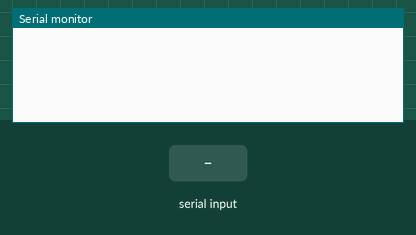
A sketch run on a simulated Arduino Uno, built with avr-gcc and run on an emulated ATmega328P. Parts: the last lines printed to the serial monitor. Inputs (shaded band) come from the test bench.

Above: at 1.2 s.
1.3 s: "OUT 1\n" received over Serial
At 2.5 s:
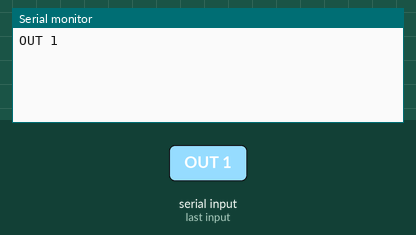
2.8 s: "OUT 150\n" received over Serial
At 3.8 s:
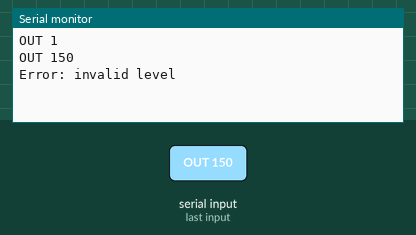
4.3 s: "PULSE 1\n" received over Serial
At 4.9 s:
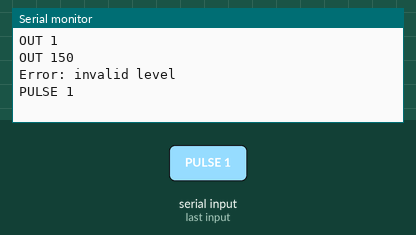
5.8 s: "IN 1\n" received over Serial
At 7.0 s:
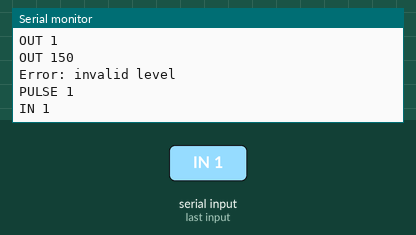
7.3 s: "OUT\n" received over Serial
At 8.5 s:
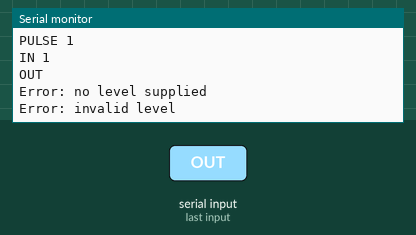
8.8 s: "PULSE\n" received over Serial
At 9.7 s:
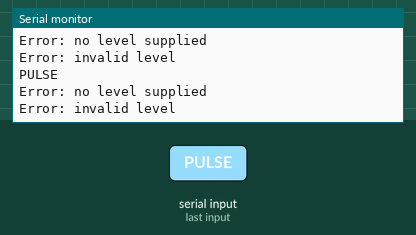

Measured:
- after the input at 1.3 s, the serial monitor: prints a new line at once (image 1)
- after the input at 2.8 s, the serial monitor: prints a new line at once (image 2)
- after the input at 4.3 s, the serial monitor: prints a new line at once (image 3)
- after the input at 5.8 s, the serial monitor: prints a new line at once (image 4)
- after the input at 7.3 s, the serial monitor: prints a new line at once (image 5)
- after the input at 8.8 s, the serial monitor: prints a new line at once (image 6)

The sketch:

TriggerDino.ino
```cpp
#define MAX_ANALOG 7
#define MAX_DIGITAL 13
struct PinType {
	char type;
	int number;
};

struct LevelPin {
	char polarity;
	struct PinType pin;
};
struct PWMPin {
	int dutycycle;
	struct PinType pin;
};
struct PulsePin {
	int firstPolarity;
	int secondPolarity;
	long firstHalf;
	long secondHalf;
	char state;
	int repeat;
	int currRepeat;
	unsigned long start;
	struct PinType pin;
	struct PulsePin *next;
};

struct PulsePin *pulsePinList=NULL;

int read_line(char* buffer, int bufsize)
{
	for (int index = 0; index < bufsize; index++) {
		// Wait until characters are available
		while (Serial.available() == 0) {
		}

		char ch = Serial.read(); // read next character
		Serial.print(ch); // echo it back: useful with the serial monitor (optional)
		// jwd may want to check for other chars since \n didn't work
		if ((ch == '\r')||(ch == '\n') ) {
			buffer[index] = 0; // end of line reached: null terminate string
			Serial.println(ch); // echo it back: useful with the serial monitor (optional)
			return index; // success: return length of string (zero if string is empty)
		}

		buffer[index] = ch; // Append character to buffer
	}

	// Reached end of buffer, but have not seen the end-of-line yet.
	// Discard the rest of the line (safer than returning a partial line).

	char ch;
	do {
		Serial.print("clearning buffer ");
		// Wait until characters are available
		while (Serial.available() == 0) {
		}
		ch = Serial.read(); // read next character (and discard it)
		Serial.print(ch); // echo it back
	} while (ch != '\n');

	buffer[0] = 0; // set buffer to empty string even though it should not be used
	return -1; // error: return negative one to indicate the input was too long
}

const int LINE_BUFFER_SIZE = 80; // max line length is one less than this

void setup() {
	Serial.begin(57600);
}

int getPin(char *str, struct PinType *pin) {
	char pinString[3];
	int rc=0;
	if (str == NULL) {
		rc = -1;
	}
	else if ((str[0] != 'A') && (str[0] != 'D')) {
		/* must specifiy analog or digital */
		rc = -1;
	}
	else {
		pin->type=str[0];
		strncpy(pinString,&str[1],sizeof(pinString)-1);
		pin->number=atoi(pinString);
		if ((pin->type == 'D') && ((pin->number < 0) || (pin->number > MAX_DIGITAL))){
			Serial.println("Digital pin out of range");
			rc=-1;
		}
		else if ((pin->type == 'A') && ((pin->number < 0) || (pin->number > MAX_ANALOG))){
			Serial.println("Analog pin out of range");
			rc=-1;
		}
	}

	return rc;
}
int  validateLevel(char *str){
	int rc = 0;
	if (str == NULL) {
		Serial.println("Error: no level supplied");
		rc = -1;
	}
	else {
		rc = atoi(str);
		//Serial.println(rc);
	}
	if ((rc != 0) && (rc !=1)) {
		Serial.println("Error: invalid level");
		rc = -1;
	}
	return rc;
}
long getDuration(char *str) {
	long rc = 1;
	int strLen=0;
	long multiplier=1000000; /* if units is seconds, convrt to us */
	if (str == NULL) {
		rc = 0;
	}
	else if ((strLen=strlen(str))>=2) {
		/* look for multiplier */
		char lastChar = str[strLen-1];
		if ((lastChar == 'M') || (lastChar == 'm')){
			multiplier=1000;
			str[strLen-1]='\0';
		}
		else if ((lastChar == 'U') || (lastChar == 'u')){
			multiplier=1;
			str[strLen-1]='\0';
		}
	}

	if (rc) rc = atoi(str)*multiplier;

	return rc;
}
void AddToList(struct PulsePin *ppulsePin){
	// jwd do I need to mutex protect?

	if (pulsePinList == NULL) {
		pulsePinList = ppulsePin;
	}
	else {
		struct PulsePin *ppulsePinRunner=pulsePinList;
		while (ppulsePinRunner->next != NULL){
			ppulsePinRunner = ppulsePinRunner->next;
		}
		ppulsePinRunner->next = ppulsePin;
	}
}
void RemoveFromList(struct PulsePin *ppulsePin){
	// jwd do I need to mutex protect?

	if ((pulsePinList == NULL) || (ppulsePin == NULL)) {
		/* error need to return code*/
	Serial.println("error nothing to remove");
	}
	else {
		struct PulsePin *ppulsePinRunner=pulsePinList;

		/* check if first value */
		if (ppulsePinRunner == ppulsePin) {
			/* found it*/

			pulsePinList = ppulsePinRunner->next;
			free(ppulsePin);
		}
		else {
			do {
				if (ppulsePinRunner->next == ppulsePin) {
					/* found it*/
					ppulsePinRunner = ppulsePin->next;
					free(ppulsePin);
					break;
				}
				else {
					ppulsePinRunner = ppulsePinRunner->next;
				}
			} while(ppulsePinRunner!=NULL);
		}

	}
}
void parseCommand() {
	char command[LINE_BUFFER_SIZE];
	char * pch;
	struct PinType pin{'U',-1};

	if (read_line(command, sizeof(command)) < 0) {
		Serial.println("Error: line too long");
		return; // skip command processing and try again on next iteration of loop
	}

	for (int i=0; i< strlen(command);i++){
		command[i]=toupper(command[i]);
	}

	pch = strtok (command," ");
	while (pch != NULL)
	{
		/* get pin */
		if ((pin.number == -1) && (getPin(pch,&pin) >= 0)){
		}
		else if (strcmp(pch, "OUT") == 0) {
			int level;
			pch = strtok (NULL, " ");
			if ((level = validateLevel(pch)) >= 0){
				if (pin.type == 'D') {
					pinMode(pin.number,OUTPUT);
					digitalWrite(pin.number,level);
				}
			}
		}
		else if (strcmp(pch, "PULSE") == 0) {
			struct PulsePin *ppulsePin = (struct PulsePin *)malloc(sizeof(struct PulsePin));
			if (ppulsePin == NULL) {
				Serial.println("failed to allocate memory ");
			}
			else if ((ppulsePin->firstPolarity = validateLevel(pch = strtok (NULL, " "))) < 0){

			}
			else if (( ppulsePin->firstHalf = getDuration(pch = strtok (NULL, " "))) < 0){
				Serial.print("error pulseDuration: ");
			}
			else if (( ppulsePin->secondHalf = getDuration(pch = strtok (NULL, " "))) < 0){
				Serial.print("error postDuration: ");
			}
			else {
				ppulsePin->repeat = atoi(pch = strtok (NULL, " "));
				//ppulsePin->secondPolarity=(ppulsepin->firstPolarity==LOW)?HIGH:LOW;
				ppulsePin->secondPolarity=!(ppulsePin->firstPolarity);
				ppulsePin->currRepeat = 0;
				ppulsePin->state='I';
				ppulsePin->next = NULL;
				ppulsePin->pin.number=pin.number;
				ppulsePin->pin.type=pin.type;
				AddToList(ppulsePin);
			}
			//Serial.print("firstPolarity: ");Serial.println(ppulsePin->firstPolarity);
			//Serial.print("pulseDuration: ");Serial.println(ppulsePin->firstHalf);
			//Serial.print("postDuration: ");Serial.println(ppulsePin->secondHalf);
			//Serial.print("repeat: ");Serial.println(ppulsePin->repeat);
		}
		else if (strcmp(command, "IN") == 0) {
		}
		else {
			Serial.print("Error: unknown command: \"");
			Serial.print(command);
		}

		pch = strtok (NULL, " ");
	}
}

void HandleTimers(struct PulsePin *pinList) {
	struct PulsePin *ppulsePinRunner = pinList;
	while (ppulsePinRunner != NULL) {
		if (ppulsePinRunner->state == 'I') { /* init*/
			ppulsePinRunner->start = micros();
			ppulsePinRunner->state = 'F';
			pinMode(ppulsePinRunner->pin.number,OUTPUT);
			digitalWrite(ppulsePinRunner->pin.number,ppulsePinRunner->firstPolarity);
		}
		else if (ppulsePinRunner->state == 'F'){
			if ((micros() - ppulsePinRunner->start) > ppulsePinRunner->firstHalf) {
				digitalWrite(ppulsePinRunner->pin.number,ppulsePinRunner->secondPolarity);
				if (ppulsePinRunner->secondHalf) {
					/* move to second half if valid */
					ppulsePinRunner->start = micros();
					ppulsePinRunner->state = 'S';
				}
				else {
					ppulsePinRunner->state = 'C'; /* complete */
					RemoveFromList(ppulsePinRunner);
				}
			}
		}
		else if (ppulsePinRunner->state == 'S'){
			if ((micros() - ppulsePinRunner->start) > ppulsePinRunner->secondHalf) {
				/* finish or repeat? */
				if (++ppulsePinRunner->currRepeat < ppulsePinRunner->repeat ){
					ppulsePinRunner->start = micros();
					ppulsePinRunner->state = 'F'; /* keep repeating */
					digitalWrite(ppulsePinRunner->pin.number,ppulsePinRunner->firstPolarity);
				}
				else {
					ppulsePinRunner->state = 'C'; /* complete */
					RemoveFromList(ppulsePinRunner);
				}
			}
		}
		ppulsePinRunner=ppulsePinRunner->next;
	}
}


void loop() {
	/* handle timers */

	HandleTimers(pulsePinList);

	if (Serial.available() != 0) {
		parseCommand();
	}
}
#if 0

> D10 OUT 0
> D10 PULSE HIGH 10u /* set low, keep high for 10us, drop low */
> D10 PULSE HIGH 10m /* set low, keep high for 10ms, drop low */
> D10 PULSE HIGH 10 /* same, but for 10s*/
> D10 pulse High 10u 1u /* same as high pulse, but delay 1u after low */
> D10 pulse High 10u 1u 5 /* same as high pulse, but delay 1u after low, repeat 5 times */
> D10 PWM 40 /* Duty cycle = 40%, stays low 40%, high 60%*/


// 1) PIN - can have format D1, D12, A0
// 2) direction
// 3) if output, value
// 4) later, if input return value
// 5) other options: PWM, pulse (need direction, duration; repeat

/*

   PIN #:  can have format D0 - D19, A0-A7
   FUNCTION: OUT, IN
   OUT: LEVEL, PULSE, PWM
   0/1: Set Level
   PULSE:
   Direction (L/H), Duration
   Repeat, time b/w pulses
   PWM: set duty cycle

   IN: for now, read ADC value or digital value
   Later: read pwm?

 */

#endif
```
